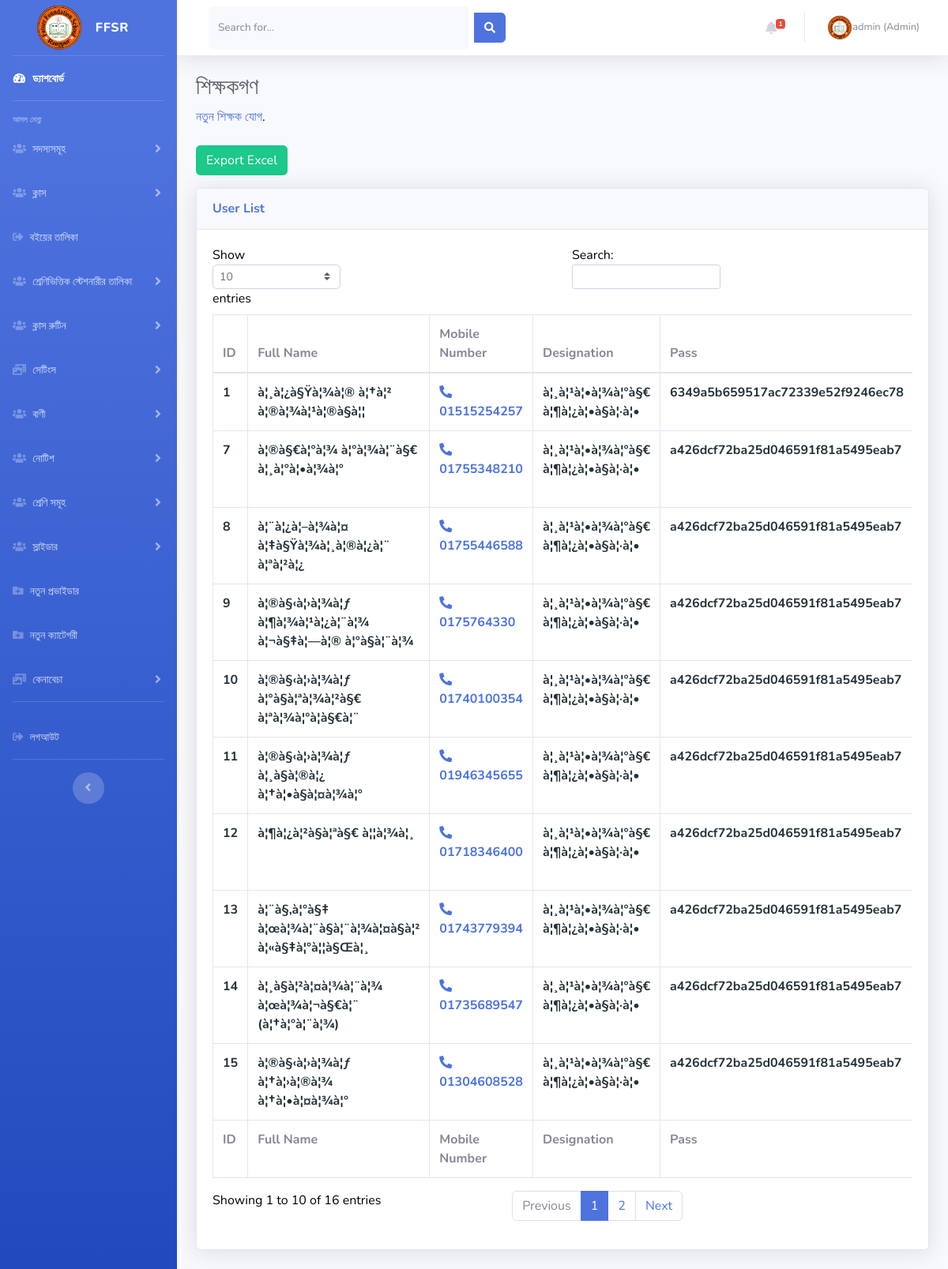
Page /admin/teachers.php (signed in) on the committed database.
### tables this page shows
CREATE TABLE `users` (
  `id` int(225) NOT NULL,
  `card_no` varchar(255) NOT NULL,
  `username` varchar(225) NOT NULL,
  `img` varchar(255) NOT NULL,
  `phone` varchar(225) NOT NULL,
  `password` varchar(225) NOT NULL,
  `user_type` varchar(225) NOT NULL,
  `fullname` varchar(255) NOT NULL,
  `designation` varchar(255) NOT NULL,
  `email` varchar(255) NOT NULL,
  `birth` varchar(255) NOT NULL,
  `blood_group` varchar(255) NOT NULL,
  `address` varchar(255) NOT NULL,
  `details` text NOT NULL,
  `date` varchar(255) NOT NULL,
  `class_name` varchar(255) NOT NULL,
  `shift` varchar(255) NOT NULL,
  `section` varchar(255) NOT NULL,
  `roll` varchar(255) NOT NULL,
  `father_name` varchar(255) NOT NULL,
  `mother_name` varchar(255) NOT NULL,
  `gender` varchar(255) NOT NULL
);

### admin/teachers.php (the view, shortened to what this page needs)
<?php
    include ('header.inc.php');
?>
<div class="container-fluid">
  <h1 class="h3 mb-2 text-gray-800">শিক্ষকগণ</h1>
  <p class="mb-4"><a target="_blank" href="#" data-toggle="modal" data-target="#AddNewTeacher">নতুন শিক্ষক যোগ</a>.</p>
  <p class="mb-4"><form method="post" action="teacher_excel.php">
     <input type="submit" name="excel" class="btn btn-success" value="Export Excel" />
    </form></p>
  <div class="card shadow mb-4">
    <div class="card-header py-3">
      <h6 class="m-0 font-weight-bold text-primary">User List</h6>
    </div>
    <div class="card-body">
      <div class="table-responsive">
        <table class="table table-bordered" id="dataTable" width="100%" cellspacing="0">
          <thead>
            <tr>
              <th>ID</th>
              <th>Full Name</th>
              <th>Mobile Number</th>
              <th>Designation</th>
              <th>Pass</th>
            </tr>
          </thead>
          <tfoot>
            <tr>
              <th>ID</th>
              <th>Full Name</th>
              <th>Mobile Number</th>
              <th>Designation</th>
              <th>Pass</th>
            </tr>
          </tfoot>
          <tbody>
  <?php
    $sql = $db->query("SELECT * FROM users WHERE user_type = 'teacher'");
    $count = mysqli_num_rows($sql);
    if ($count == 0) {
        echo "no result!";
     }else{
      while ($row = mysqli_fetch_array($sql)) {
        $id = $row['id'];
        $fullname = $row['fullname'];
        $designation = $row['designation'];
        $phone = $row['phone'];
        $password = $row['password'];
   ?>
            <tr style="color:#263238;font-weight:bold">
              <td><?php echo $id; ?></td>
              <td><?php echo $fullname; ?></td>
              <td><a href="tel:<?php echo $phone; ?>"><i class="fas fa-phone-alt"></i> <?php echo $phone; ?></a></td>
              <td><?php echo $designation; ?></td>
              <td><?php echo $password; ?></td>
                    </tr>
                  </tbody>
                </table>
              </div>
            </div>
          </div>
        </div>
      </div>
    </div>
  </div>
<?php }} ?>
<?php
    include ('footer.inc.php');
?>

### rows in the picture
users: id "1", fullname "à¦¸à¦¿à§Ÿà¦¾à¦® à¦†à¦² à¦®à¦¾à¦¹à¦®à§à¦¦", phone "01515254257", designation "à¦¸à¦¹à¦•à¦¾à¦°à§€ à¦¶à¦¿à¦•à§à¦·à¦•", password "6349a5b659517ac72339e52f9246ec78"
users: id "7", fullname "à¦®à§€à¦°à¦¾ à¦°à¦¾à¦¨à§€ à¦¸à¦°à¦•à¦¾à¦°", phone "01755348210", designation "à¦¸à¦¹à¦•à¦¾à¦°à§€ à¦¶à¦¿à¦•à§à¦·à¦•", password "a426dcf72ba25d046591f81a5495eab7"
users: id "8", fullname "à¦¨à¦¿à¦–à¦¾à¦¤ à¦‡à§Ÿà¦¾à¦¸à¦®à¦¿à¦¨ à¦ªà¦²à¦¿", phone "01755446588", designation "à¦¸à¦¹à¦•à¦¾à¦°à§€ à¦¶à¦¿à¦•à§à¦·à¦•", password "a426dcf72ba25d046591f81a5495eab7"
users: id "9", fullname "à¦®à§‹à¦›à¦¾à¦ƒ à¦¶à¦¾à¦¹à¦¿à¦¨à¦¾ à¦¬à§‡à¦—à¦® à¦°à§à¦¨à¦¾", phone "0175764330", designation "à¦¸à¦¹à¦•à¦¾à¦°à§€ à¦¶à¦¿à¦•à§à¦·à¦•", password "a426dcf72ba25d046591f81a5495eab7"
users: id "10", fullname "à¦®à§‹à¦›à¦¾à¦ƒ à¦°à§à¦ªà¦¾à¦²à§€ à¦ªà¦¾à¦°à¦­à§€à¦¨", phone "01740100354", designation "à¦¸à¦¹à¦•à¦¾à¦°à§€ à¦¶à¦¿à¦•à§à¦·à¦•", password "a426dcf72ba25d046591f81a5495eab7"
users: id "11", fullname "à¦®à§‹à¦›à¦¾à¦ƒ à¦¸à§à¦®à¦¿ à¦†à¦•à§à¦¤à¦¾à¦°", phone "01946345655", designation "à¦¸à¦¹à¦•à¦¾à¦°à§€ à¦¶à¦¿à¦•à§à¦·à¦•", password "a426dcf72ba25d046591f81a5495eab7"
users: id "12", fullname "à¦¶à¦¿à¦²à§à¦ªà§€ à¦¦à¦¾à¦¸", phone "01718346400", designation "à¦¸à¦¹à¦•à¦¾à¦°à§€ à¦¶à¦¿à¦•à§à¦·à¦•", password "a426dcf72ba25d046591f81a5495eab7"
users: id "13", fullname "à¦¨à§‚à¦°à§‡ à¦œà¦¾à¦¨à§à¦¨à¦¾à¦¤à§à¦² à¦«à§‡à¦°à¦¦à§Œà¦¸", phone "01743779394", designation "à¦¸à¦¹à¦•à¦¾à¦°à§€ à¦¶à¦¿à¦•à§à¦·à¦•", password "a426dcf72ba25d046591f81a5495eab7"
users: id "14", fullname "à¦¸à§à¦²à¦¤à¦¾à¦¨à¦¾ à¦œà¦¾à¦¬à§€à¦¨ (à¦†à¦°à¦¨à¦¾)", phone "01735689547", designation "à¦¸à¦¹à¦•à¦¾à¦°à§€ à¦¶à¦¿à¦•à§à¦·à¦•", password "a426dcf72ba25d046591f81a5495eab7"
users: id "15", fullname "à¦®à§‹à¦›à¦¾à¦ƒ à¦†à¦›à¦®à¦¾ à¦†à¦•à¦¤à¦¾à¦°", phone "01304608528", designation "à¦¸à¦¹à¦•à¦¾à¦°à§€ à¦¶à¦¿à¦•à§à¦·à¦•", password "a426dcf72ba25d046591f81a5495eab7"

### other values in the picture
$_SESSION['user']['username'] "admin"
$_SESSION['user']['user_type'] "Admin"
